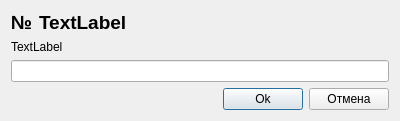
<?xml version="1.0" encoding="UTF-8"?>
<ui version="4.0">
 <class>ReferenceEditDialog</class>
 <widget class="QDialog" name="ReferenceEditDialog">
  <property name="geometry">
   <rect>
    <x>0</x>
    <y>0</y>
    <width>400</width>
    <height>121</height>
   </rect>
  </property>
  <property name="windowTitle">
   <string>Добавление/Изменение данных</string>
  </property>
  <layout class="QGridLayout" name="gridLayout">
   <item row="0" column="0">
    <layout class="QHBoxLayout" name="horizontalLayout_2">
     <item>
      <widget class="QLabel" name="label_0">
       <property name="font">
        <font>
         <pointsize>14</pointsize>
         <weight>75</weight>
         <bold>true</bold>
        </font>
       </property>
       <property name="text">
        <string>№</string>
       </property>
      </widget>
     </item>
     <item>
      <widget class="QLabel" name="label_1">
       <property name="font">
        <font>
         <pointsize>14</pointsize>
         <weight>75</weight>
         <bold>true</bold>
        </font>
       </property>
       <property name="text">
        <string>TextLabel</string>
       </property>
      </widget>
     </item>
     <item>
      <spacer name="horizontalSpacer">
       <property name="orientation">
        <enum>Qt::Horizontal</enum>
       </property>
       <property name="sizeHint" stdset="0">
        <size>
         <width>40</width>
         <height>20</height>
        </size>
       </property>
      </spacer>
     </item>
    </layout>
   </item>
   <item row="1" column="0">
    <layout class="QVBoxLayout" name="verticalLayout">
     <item>
      <widget class="QLabel" name="label_2">
       <property name="text">
        <string>TextLabel</string>
       </property>
      </widget>
     </item>
     <item>
      <widget class="QLineEdit" name="leField1"/>
     </item>
    </layout>
   </item>
   <item row="2" column="0">
    <layout class="QHBoxLayout" name="horizontalLayout">
     <item>
      <spacer name="horizontalSpacer_2">
       <property name="orientation">
        <enum>Qt::Horizontal</enum>
       </property>
       <property name="sizeHint" stdset="0">
        <size>
         <width>40</width>
         <height>20</height>
        </size>
       </property>
      </spacer>
     </item>
     <item>
      <widget class="QPushButton" name="pbOk">
       <property name="text">
        <string>Ok</string>
       </property>
      </widget>
     </item>
     <item>
      <widget class="QPushButton" name="pbCancel">
       <property name="text">
        <string>Отмена</string>
       </property>
      </widget>
     </item>
    </layout>
   </item>
  </layout>
 </widget>
 <resources/>
 <connections/>
</ui>
